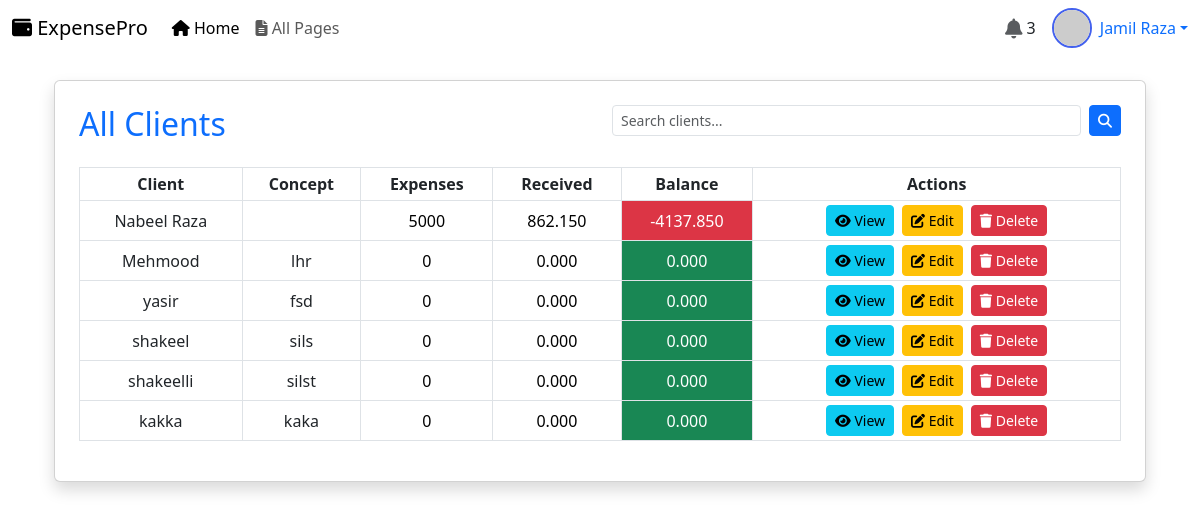
The app's page /All_clients (signed in) with its own data.
### app/models.py (models this page shows, shortened)
class Client_details(models.Model):
    name = models.CharField(max_length=255)
    cif_nif = models.CharField(max_length=50, unique=True)
    direction = models.TextField()
    postal_code = models.CharField(max_length=6)
    city = models.CharField(max_length=100)
    province = models.CharField(max_length=100)
    phone = models.CharField(max_length=15)
    email = models.EmailField(unique=True)

### app/views.py (the view)
# urls.py: path('All_clients' , views.All_clients, name="all_clients"),
@custom_login_required
def All_clients(request):
   query = request.GET.get('search')
   if query:
       client_search = Client_details.objects.filter(name__icontains=query)
   else:
       client_search = Client_details.objects.all()
   clients = Client_details.objects.all()
   client_data = []
   expenses = 0
   received = 0
   balance_total =  0
   for client in clients:
       total_expenses = client.expense_set.aggregate(total=Sum('total'))['total'] or 0
       total_received = Funds.objects.filter(client=client).aggregate(total=Sum('total'))['total'] or 0
       balance = total_received - total_expenses
       expenses += total_expenses
       received += total_received
       balance_total += balance
       client_data.append({
            'id': client.id,
            'name': client.name,
            'direction': client.direction,
            'total_expenses': total_expenses,
            'total_received': total_received,
            'balance': balance,
            'client_search' : client_search,
        })
   context = {
       "client_data" : client_data,
       "expenses" : expenses,
       "received" : received,
       "balance_total" : balance_total
    }
   return render(request, 'all_clients.html', context)

### app/views.py (called while the page is built)
def custom_login_required(view_func):
    @wraps(view_func)
    def wrapper(request, *args, **kwargs):
        if request.user.is_authenticated:
            return view_func(request, *args, **kwargs)
        else:
            return render(request, 'page_not_found.html', status=401)  # or custom template
    return wrapper

### template/all_clients.html (shortened to what this page needs)
{% extends "base.html" %}
{% block content %}
<div class="container-fluid mt-4">
    <div class="card shadow p-4">
        <div class="row mb-4">
            <div class="col-12 col-md-6 d-flex align-items-center mb-3 mb-md-0">
                <h2 class="text-primary m-0">All Clients</h2>
            </div>
            <div class="col-12 col-md-6">
                <form method="GET" action="" class="d-flex">
                    <input type="text" name="search" class="form-control form-control-sm me-2" placeholder="Search clients..." value="{{ request.GET.search }}">
                    <button class="btn btn-sm btn-primary" type="submit">
                        <i class="fas fa-search"></i>
                    </button>
                </form>
            </div>
        </div>
        <div class="table-responsive">
            <table class="table table-bordered table-sm align-middle">
                <thead class="bg-secondary text-white text-center">
                    <tr>
                        <th class="text-center">Client</th>
                        <th class="text-center">Concept</th>
                        <th class="text-center">Expenses</th>
                        <th class="text-center">Received</th>
                        <th class="text-center">Balance</th>
                        <th class="text-center">Actions</th>
                    </tr>
                </thead>
                <tbody>
                    {% for client in client_data %}
                    <tr>
                        <td class="text-center">{{ client.name }}</td>
                        <td class="text-center">{{ client.direction }}</td>
                        <td class="text-center text-black">{{ client.total_expenses }}</td>
                        <td class="text-center text-black">{{ client.total_received |floatformat:3}}</td>
                        <td class="text-center {% if client.balance < 0 %}bg-danger text-white{% else %}bg-success text-white{% endif %}">
                            {{ client.balance|floatformat:3 }}
                        </td>
                        <td class="text-center">
                            <div class="d-grid gap-2 d-md-flex justify-content-md-center">
                                <a href="{% url 'client_history' client.id %}" target="_blank" class="btn btn-sm btn-info mb-1 mb-md-0">
                                    <i class="fas fa-eye"></i> View
                                </a>
                                <button class="btn btn-sm btn-warning mb-1 mb-md-0">
                                    <i class="fas fa-edit"></i> Edit
                                </button>
                                <button type="button" class="btn btn-sm btn-danger" data-bs-toggle="modal" data-bs-target="#deleteModal{{ client.id }}">
                                    <i class="fas fa-trash"></i> Delete
                                </button>
                            </div>
                        </td>
                    </tr>
                    {% endfor %}
                </tbody>
            </table>
        </div>
    </div>
</div>
{% endblock %}

### template/base.html (style rules this page uses)
:root { --primary-color: #4361ee; --secondary-color: #3a0ca3; --light-color: #f8f9fa; --dark-color: #212529; }
body { font-family: 'Segoe UI', Tahoma, Geneva, Verdana, sans-serif; }

### records on screen
Client_details: name "Nabeel Raza"
Client_details: name "Mehmood", direction "lhr"
Client_details: name "yasir", direction "fsd"
Client_details: name "shakeel", direction "sils"
Client_details: name "shakeelli", direction "silst"
Client_details: name "kakka", direction "kaka"

### other values on screen
{{ client.total_expenses }} "5000" "0" "0" "0" "0" "0"
{{ client.total_received |floatformat:3 }} "862.150" "0.000" "0.000" "0.000" "0.000" "0.000"
{{ client.balance|floatformat:3 }} "-4137.850" "0.000" "0.000" "0.000" "0.000" "0.000"
